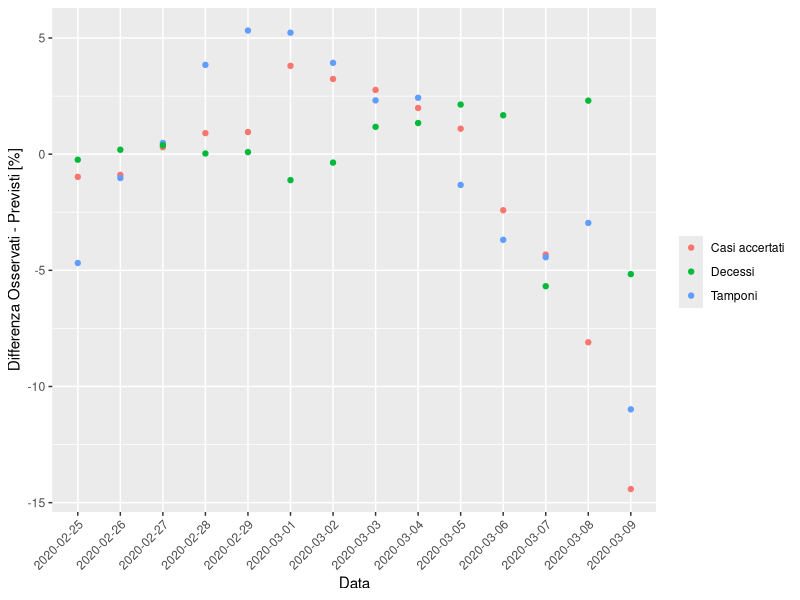

The R script that drew this image: (Note: this script raises an error after producing the figure.)
rm(list = ls())

# Data: https://github.com/DavideMagno/ItalianCovidData.git

library(ggplot2)
library(dplyr)
library(lubridate)

lfit <- function(x,t,n=0) {
  #Length of forecasting set
  xlm <- x[1:(length(x)-n)]
  tlm <- t[1:(length(t)-n)]
  lf <- lm(log(xlm) ~ tlm)
  a <- lf$coefficients[1]
  b <- lf$coefficients[2]
  y <- exp( a + t*b)
  return(y)
}

############################
# Length of the forecast set
############################

nf <- 0

df <- read.csv("./DATA/Daily_Covis19_Italian_Data_Cumulative.csv", sep=",") %>%
  group_by(Date)  %>%
  select(-Region) %>%
  summarise_all(sum) %>%
  mutate(Cases=Hospitalised + In.ICU + Home.Isolation + Healed + Dead)

#Normalize Tests and Cases using max, add time [days]
df <- df  %>% mutate(nTests=Tests/max(Tests), 
                     nCases=Cases/max(Cases), 
                     nDead=Dead/max(Dead), 
                     Time=as.integer(ymd(Date)-ymd(Date[1])) )

df <- df %>% mutate(
  fCases = lfit(nCases,Time,n=nf),
  fTests = lfit(nTests,Time,n=nf),
  fDead  = lfit(nDead,Time,n=nf)
)

p<- ggplot(data=df,aes(Date,100*(nCases-fCases),color='Casi accertati'), color='black') +
  geom_point() +
  geom_point(data=df,aes(Date,100*(nTests-fTests), color='Tamponi')) +
  geom_point(data=df,aes(Date,100*(nDead-fDead), color='Decessi')) +
  ylab('Differenza Osservati - Previsti [%]') +
  xlab('Data') +
  labs(color="") +
  theme(axis.text.x = element_text(angle = 45, hjust = 1))
  
p

ggsave('./PLOT/COVID_osservazioni-previsioni.png',height=4,width=8)
